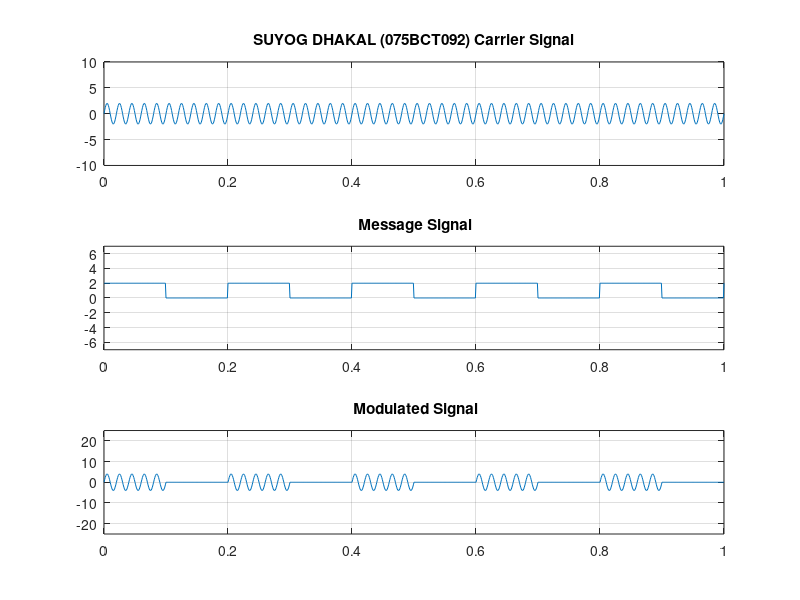

Recreate this plot in MATLAB.
clear all
close all
clc

fCarrier = 50;
fmSignal = 5;
A = 2;

tvec = 0 : 0.001 : 1;

carrirerXVec = A .* sin(2 * pi * fCarrier * tvec);
mSignalVec = A/2 .* square(2 * pi * fmSignal * tvec) + A/2;

ASKvec = carrirerXVec .* mSignalVec;

subplot(3,1,1);
plot(tvec, carrirerXVec);
axis([0 1 -10 10]);
grid on;
title('SUYOG DHAKAL (075BCT092) Carrier Signal');

subplot(3,1,2);
plot(tvec, mSignalVec);
axis([0 1 -7 7]);
grid on;
title(' Message Signal');

subplot(3,1,3);
plot(tvec, ASKvec);
axis([0 1 -25 25]);
grid on;
title(' Modulated Signal');

